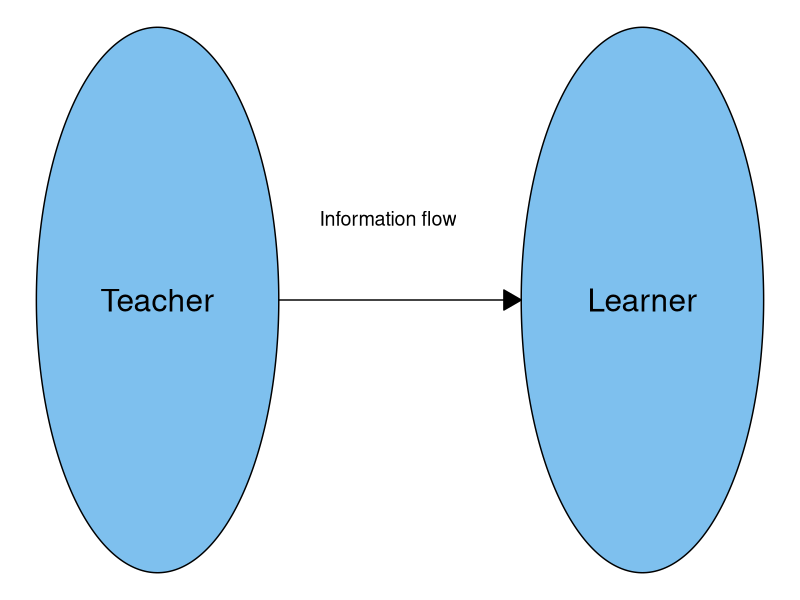
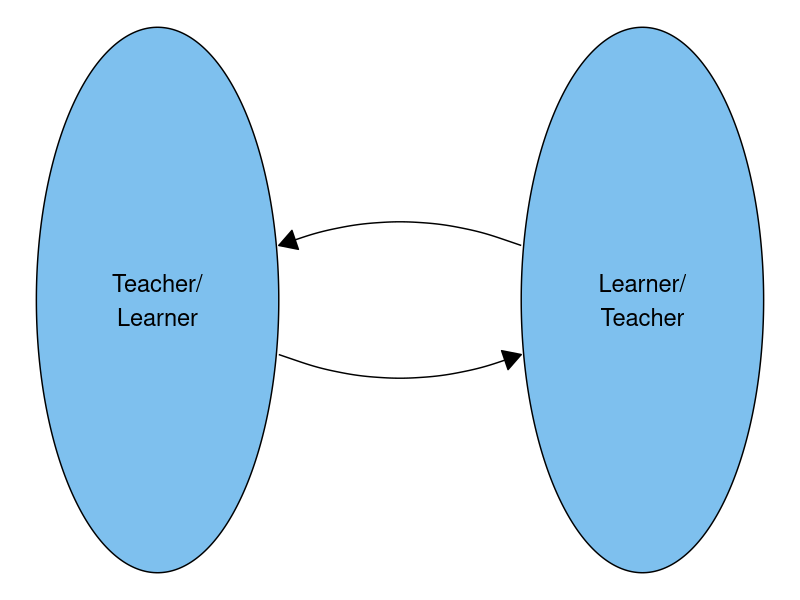
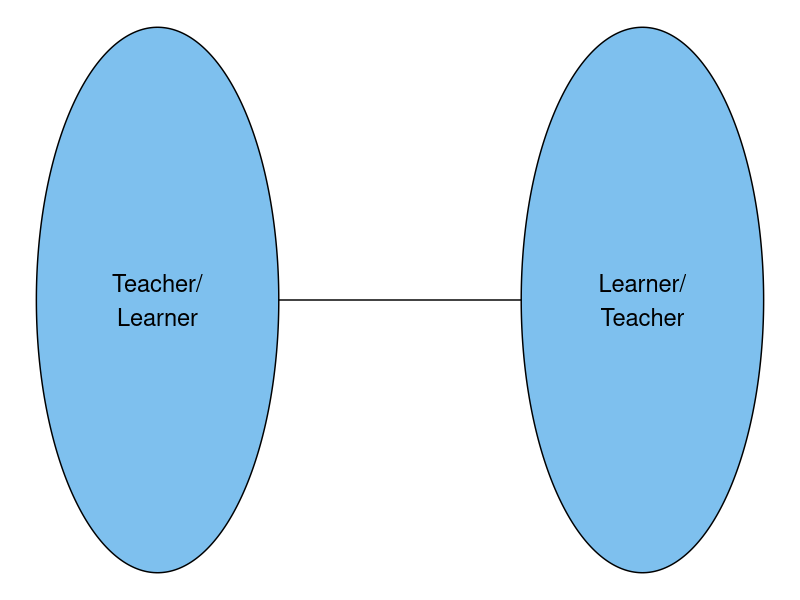

These charts were generated, in order, by the following R code:
## ---- chunk 1
#| output: false
#| echo: false
library(ggforce)
library(tibble)
## ---- chunk 2
#| fig-width: 5.5
#| fig-asp: 0.33333
#| label: fig-teacher-learner-infoflow
#| fig-cap: "Social networks represent relationships between people, with arrows pointing in the direction of information flow, representing who learns from whom."
circles <- tibble(x0 = c(0, 2), y0 = c(0, 0), r = c(.5, .5))
ggplot() + 
    geom_circle(aes(x0 = x0, y0 = y0, r = r), data = circles, fill = "SkyBlue2") + 
    geom_segment(aes(x = 0.5, y = 0, xend = 1.5, yend = 0), arrow =
                 arrow(type="closed", length=unit(0.2, "inches"))) +
    annotate("text", x=0, y=0, label="Teacher", size=8) +
    annotate("text", x=2, y=0, label="Learner", size=8) +
    annotate("text", x=0.95, y=0.15, label="Information flow", size=5) +
    theme_void()
## ---- chunk 3
#| fig-width: 5.5
#| fig-asp: 0.33333
#| fig-align: center

circles <- tibble(x0 = c(0, 2), y0 = c(0, 0), r = c(.5, .5))
ggplot() + 
    geom_circle(aes(x0 = x0, y0 = y0, r = r), data = circles, fill = "SkyBlue2") + 
    geom_curve(aes(x = 0.5, y = -0.1, xend = 1.5, yend = -0.1), 
               arrow=arrow(type="closed", length=unit(0.2, "inches")),
               curvature=0.2) +
    geom_curve(aes(xend = 0.5, yend = 0.1, x = 1.5, y = 0.1), 
               arrow=arrow(type="closed", length=unit(0.2, "inches")),
               curvature=0.2) +
    annotate("text", x=0, y=0, label="Teacher/\nLearner", size=6) +
    annotate("text", x=2, y=0, label="Learner/\nTeacher", size=6) +
    theme_void()
## ---- chunk 4
#| fig-width: 5.5
#| fig-asp: 0.33333
#| label: fig-teacher-learner-bidirectional
#| fig-cap: "Social networks represent relationships between people, with arrows pointing in the direction of information flow, representing who learns from whom."

ggplot() + 
    geom_circle(aes(x0 = x0, y0 = y0, r = r), data = circles, fill = "SkyBlue2") + 
    geom_segment(aes(x = 0.5, y = 0, xend = 1.5, yend = 0)) +
    annotate("text", x=0, y=0, label="Teacher/\nLearner", size=6) +
    annotate("text", x=2, y=0, label="Learner/\nTeacher", size=6) +
    theme_void()
